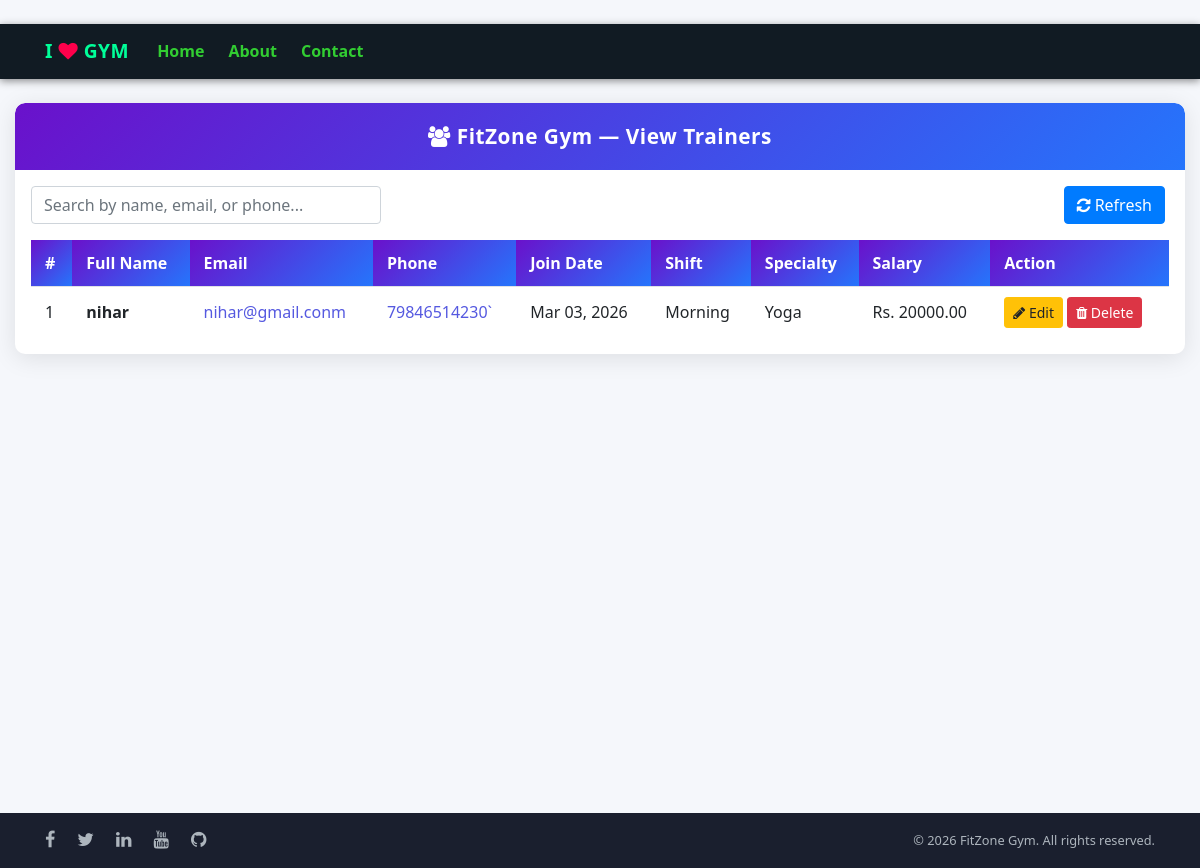
/view_trainer/, run on an earlier commit of the app's database.
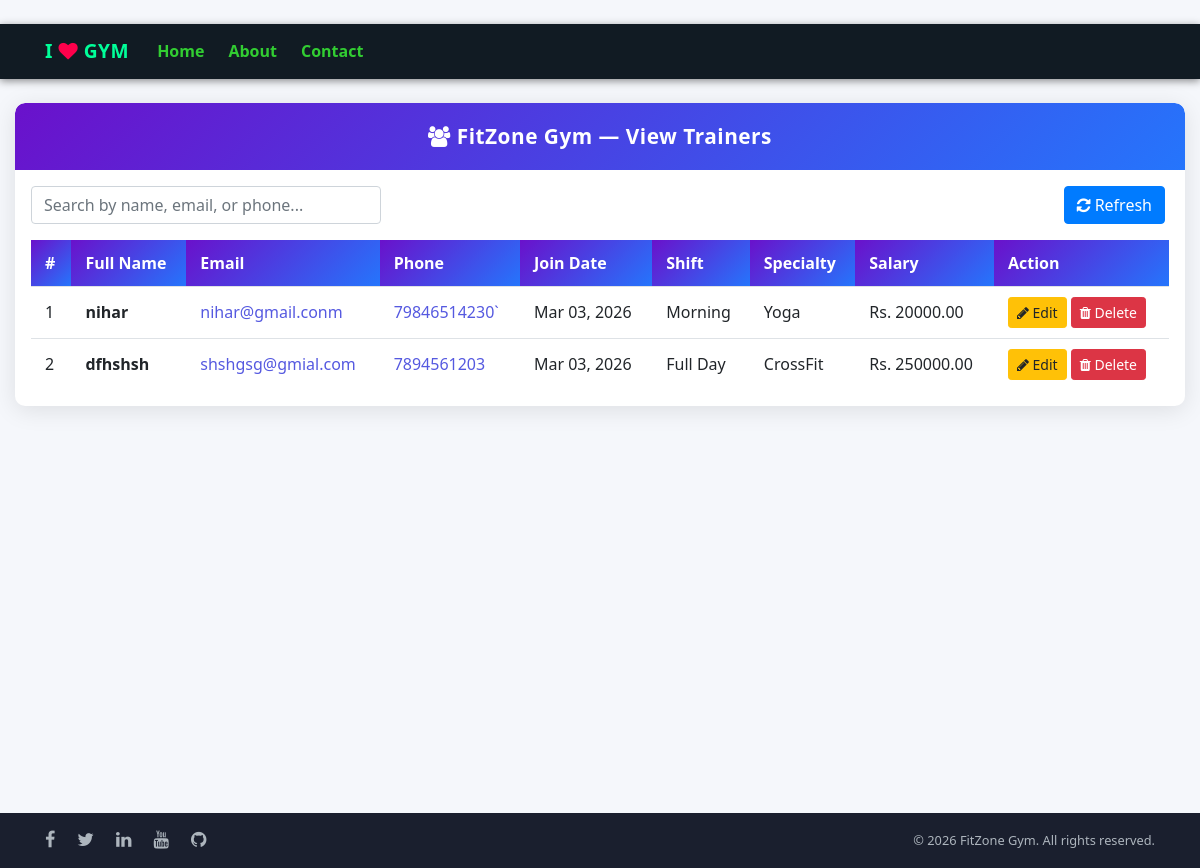
And on a later commit of the database.
### gym/models.py (models this page shows, shortened)
class Trainer(models.Model):
    name = models.CharField(max_length=50)
    contact = models.CharField(max_length=15)
    emailid = models.EmailField(max_length=50)
    dob = models.DateField(null=True, blank=True)
    gender = models.CharField(max_length=10, choices=GENDER_CHOICES, default='Male')
    join_date = models.DateField()
    salary = models.DecimalField(max_digits=10, decimal_places=2, default=0)
    SHIFT_CHOICES = (
        ('Morning', 'Morning'),
        ('Evening', 'Evening'),
        ('Full Day', 'Full Day'),
    )
    shift = models.CharField(max_length=20, choices=SHIFT_CHOICES, default='Morning')
    SPECIALTY_CHOICES = (
        ('Yoga', 'Yoga'),
        ('CrossFit', 'CrossFit'),
        ('Bodybuilding', 'Bodybuilding'),
        ('Weightlifting', 'Weightlifting'),
        ('Cardio', 'Cardio'),
        ('None', 'None'),
    )
    specialty = models.CharField(max_length=50, choices=SPECIALTY_CHOICES, default='None')

### gym/views.py (the view)
# urls.py: path('view_trainer/', View_Trainer, name='view_trainer'),
def View_Trainer(request):
    trainer = Trainer.objects.all()
    d = {'trainer': trainer}
    return render(request, 'view_trainer.html', d)

### gym/templates/view_trainer.html (shortened to what this page needs)
{% extends 'navigation.html' %}
{% block body %}
<div class="container-fluid py-4" style="max-width: 1200px;">
    <div class="view-card bg-white">
        <div class="view-header">
            <i class="fa fa-users"></i> FitZone Gym &mdash; View Trainers
        </div>
        <div class="p-3">
            <div class="row mb-3 align-items-center">
                <div class="col-md-6 mb-2 mb-md-0">
                    <input type="text" id="trainerSearch" class="form-control search-bar"
                        placeholder="Search by name, email, or phone..." onkeyup="searchTrainers()">
                </div>
                <div class="col-md-6 text-md-right">
                    <button class="btn btn-primary mr-1" onclick="location.reload();"><i class="fa fa-refresh"></i>
                        Refresh</button>
                </div>
            </div>
            <div class="table-responsive">
                <table class="table table-hover mb-0">
                    <thead>
                        <tr>
                            <th>#</th>
                            <th>Full Name</th>
                            <th>Email</th>
                            <th>Phone</th>
                            <th>Join Date</th>
                            <th>Shift</th>
                            <th>Specialty</th>
                            <th>Salary</th>
                            <th>Action</th>
                        </tr>
                    </thead>
                    <tbody id="trainerTable">
                        {% for i in trainer %}
                        <tr>
                            <td>{{ forloop.counter }}</td>
                            <td><strong>{{ i.name }}</strong></td>
                            <td><a href="mailto:{{ i.emailid }}" style="color:#5559e0;">{{ i.emailid }}</a></td>
                            <td><a href="tel:{{ i.contact }}" style="color:#5559e0;">{{ i.contact }}</a></td>
                            <td>{{ i.join_date|date:"M d, Y" }}</td>
                            <td>{{ i.shift }}</td>
                            <td>{{ i.specialty }}</td>
                            <td>Rs. {{ i.salary }}</td>
                            <td style="white-space:nowrap;">
                                <a class="btn btn-warning btn-sm" href="{% url 'edit_trainer' i.id %}"><i
                                        class="fa fa-pencil"></i> Edit</a>
                                <a class="btn btn-danger btn-sm" href="{% url 'delete_trainer' i.id %}"
                                    onclick="return confirm('Are you sure you want to delete this trainer?')"><i
                                        class="fa fa-trash"></i> Delete</a>
                            </td>
                        </tr>
                        {% empty %}
                        <tr>
                            <td colspan="9" class="text-center text-muted py-4">No trainers found.</td>
                        </tr>
                        {% endfor %}
                    </tbody>
                </table>
            </div>
        </div>
    </div>
</div>
{% endblock %}

What changed in the data, as far as the page shows it:
added Trainer: name "dfhshsh", emailid "shshgsg@gmial.com", contact "7894561203", join_date "Mar 03, 2026", shift "Full Day", specialty "CrossFit", salary "250000.00"
